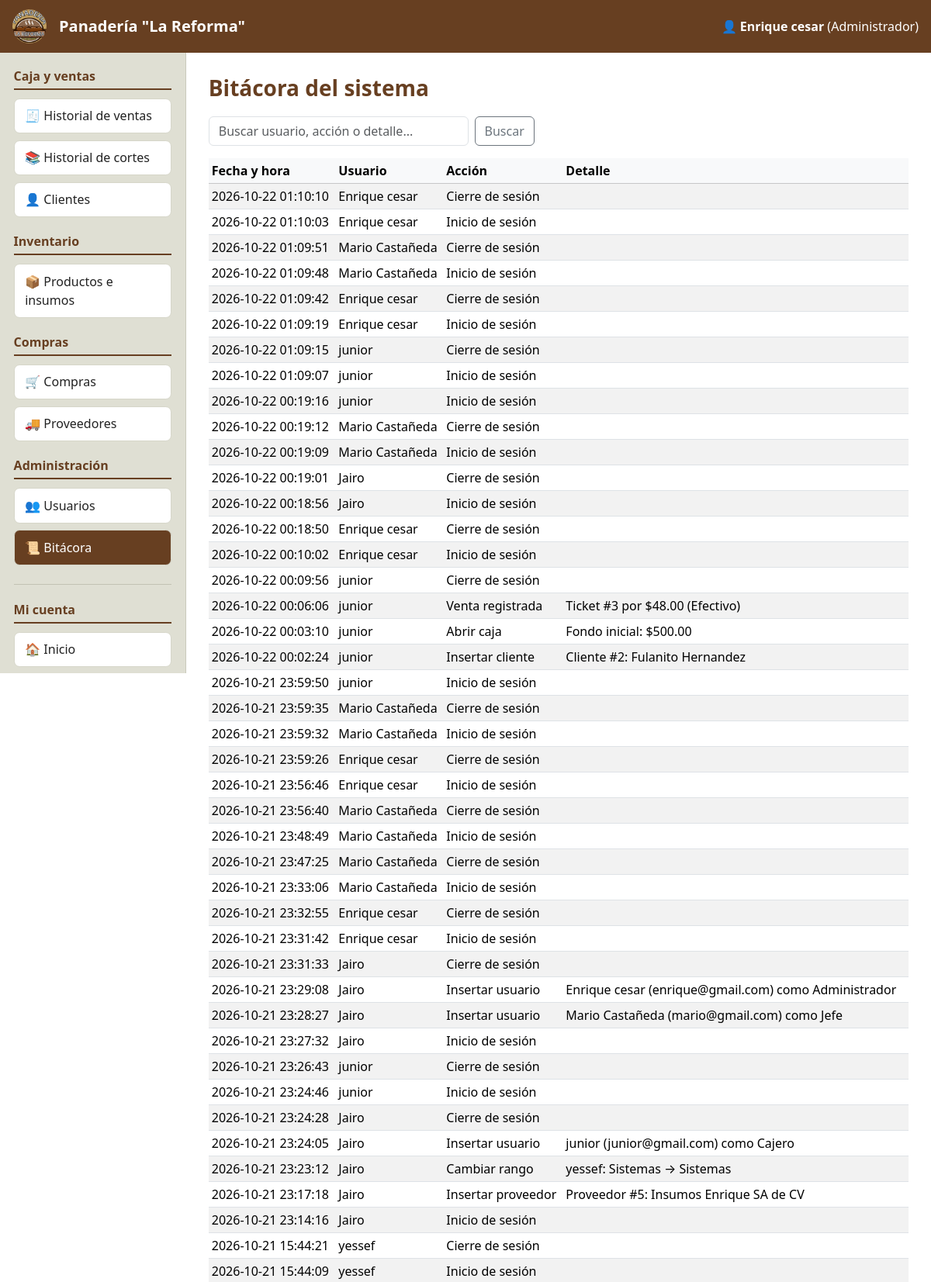
Screenshot of /data/modulos/bitacora/listar.php (signed in, upper part) with the database file from the repository.
### tables this page shows
CREATE TABLE `usuarios` (
  `id_usuario` int(11) NOT NULL,
  `nombre` varchar(100) NOT NULL,
  `correo` varchar(100) NOT NULL,
  `clave_hash` varchar(255) NOT NULL,
  `rol` varchar(20) NOT NULL DEFAULT 'cajero',
  `activo` tinyint(1) NOT NULL DEFAULT 1,
  `fecha_registro` timestamp NOT NULL DEFAULT current_timestamp()
);

CREATE TABLE `bitacora` (
  `id_bitacora` int(11) NOT NULL,
  `fecha_hora` timestamp NOT NULL DEFAULT current_timestamp(),
  `id_usuario` int(11) DEFAULT NULL,
  `usuario_nombre` varchar(100) NOT NULL,
  `accion` varchar(80) NOT NULL,
  `detalle` varchar(255) DEFAULT NULL
);

### data/config/permisos.php (called while the page is built, shortened)
<?php
function roles() {
    return [
        'sistemas'      => 'Sistemas',
        'jefe'          => 'Jefe',
        'administrador' => 'Administrador',
        'cajero'        => 'Vendedor',
    ];
}
function nombre_rol($rol) {
    $r = roles();
    return $r[$rol] ?? $rol;
}
?>

### data/config/sesion.php (called while the page is built, shortened)
<?php
function requiere_login() {
    global $conn;
    $uid = (int)$_SESSION['uid'];
    $st = $conn->prepare("SELECT nombre, rol, activo FROM usuarios WHERE id_usuario = ?");
    $st->bind_param("i", $uid);
    $st->execute();
    $u = $st->get_result()->fetch_assoc();
}
function requiere_permiso($permiso) {
    requiere_login();
}
            ?>

### data/modulos/bitacora/listar.php (the view, shortened to what this page needs)
<?php
require_once __DIR__ . '/../../config/inicio.php';
requiere_permiso('bitacora.ver');
$q = trim($_GET['q'] ?? '');
$like = '%' . $q . '%';
$st = $conn->prepare("SELECT * FROM bitacora
                      WHERE CONCAT_WS(' ', usuario_nombre, accion, detalle) LIKE ?
                      ORDER BY id_bitacora DESC LIMIT 300");
$st->bind_param("s", $like);
$st->execute();
$filas = $st->get_result();
$titulo = "Bitácora del sistema";
include RUTA_INCLUDES . '/encabezado.php';
?>
<form method="get" class="d-flex gap-2 mb-3" style="max-width:420px">
    <input type="text" class="form-control" name="q" value="<?= e($q) ?>" placeholder="Buscar usuario, acción o detalle...">
    <button class="btn btn-outline-secondary">Buscar</button>
</form>
<div class="table-responsive">
    <table class="table table-sm table-striped align-middle">
        <thead class="table-light"><tr><th>Fecha y hora</th><th>Usuario</th><th>Acción</th><th>Detalle</th></tr></thead>
        <tbody>
        <?php while ($f = $filas->fetch_assoc()): ?>
            <tr>
                <td class="text-nowrap"><?= e($f['fecha_hora']) ?></td>
                <td><?= e($f['usuario_nombre']) ?></td>
                <td><?= e($f['accion']) ?></td>
                <td><?= e($f['detalle']) ?></td>
            </tr>
        <?php endwhile; ?>
        </tbody>
    </table>
</div>
<?php include RUTA_INCLUDES . '/pie.php'; ?>

### data/includes/encabezado.php (shortened to what this page needs)
<!DOCTYPE html>
<html lang="es">
<head>
    <?= bootstrap_css() ?>
    <link rel="stylesheet" href="<?= url('assets/css/estilos.css') ?>?v=<?= filemtime(RUTA_RAIZ . '/assets/css/estilos.css') ?>">
</head>
<body>
    <header class="encabezado d-flex align-items-center px-3 py-2">
        <img src="<?= url(LOGO) ?>" alt="Logo" class="logo-encabezado">
        <span class="fs-5 fw-bold ms-3"><?= e(NOMBRE_SISTEMA) ?></span>
        <span class="ms-auto d-none d-md-inline">
            👤 <b><?= e($_SESSION['nombre']) ?></b> (<?= e(nombre_rol($_SESSION['rol'])) ?>)
        </span>
    </header>
    <div class="cuerpo">
        <?php include RUTA_INCLUDES . '/menu.php'; ?>
        <main class="contenido">
            <?php if (empty($sin_titulo)): ?>
                <h1 class="h3 titulo-pagina"><?= e($titulo) ?></h1>
            <?php endif; ?>

### data/assets/css/estilos.css (style rules this page uses)
:root { --cafe: #673f21; --cafe-oscuro: #4a2a12; --crema: #f1ebd8; --beige: #dfdfd3; }
body { min-height: 100vh; display: flex; flex-direction: column; background: #fff; }
.encabezado { background: var(--cafe); color: #fff; min-height: 68px; }
.logo-encabezado { width: 44px; height: 44px; border-radius: 50%; object-fit: cover; }
.cuerpo { flex: 1; display: flex; }
.contenido { flex: 1; padding: 1.8rem; min-width: 0; }
.titulo-pagina { color: var(--cafe); font-weight: 700; margin-bottom: 1.2rem; }

### rows the page displays
usuarios: rol "Administrador"
bitacora: fecha_hora "2026-10-22 01:10:10", usuario_nombre "Enrique cesar", accion "Cierre de sesión"
bitacora: fecha_hora "2026-10-22 01:10:03", usuario_nombre "Enrique cesar", accion "Inicio de sesión"
bitacora: fecha_hora "2026-10-22 01:09:51", usuario_nombre "Mario Castañeda", accion "Cierre de sesión"
bitacora: fecha_hora "2026-10-22 01:09:48", usuario_nombre "Mario Castañeda", accion "Inicio de sesión"
bitacora: fecha_hora "2026-10-22 01:09:42", usuario_nombre "Enrique cesar", accion "Cierre de sesión"
bitacora: fecha_hora "2026-10-22 01:09:19", usuario_nombre "Enrique cesar", accion "Inicio de sesión"
bitacora: fecha_hora "2026-10-22 01:09:15", usuario_nombre "junior", accion "Cierre de sesión"
bitacora: fecha_hora "2026-10-22 01:09:07", usuario_nombre "junior", accion "Inicio de sesión"
bitacora: fecha_hora "2026-10-22 00:19:16", usuario_nombre "junior", accion "Inicio de sesión"
bitacora: fecha_hora "2026-10-22 00:19:12", usuario_nombre "Mario Castañeda", accion "Cierre de sesión"
bitacora: fecha_hora "2026-10-22 00:19:09", usuario_nombre "Mario Castañeda", accion "Inicio de sesión"
bitacora: fecha_hora "2026-10-22 00:19:01", usuario_nombre "Jairo", accion "Cierre de sesión"
bitacora: fecha_hora "2026-10-22 00:18:56", usuario_nombre "Jairo", accion "Inicio de sesión"
bitacora: fecha_hora "2026-10-22 00:18:50", usuario_nombre "Enrique cesar", accion "Cierre de sesión"
bitacora: fecha_hora "2026-10-22 00:10:02", usuario_nombre "Enrique cesar", accion "Inicio de sesión"
bitacora: fecha_hora "2026-10-22 00:09:56", usuario_nombre "junior", accion "Cierre de sesión"
bitacora: fecha_hora "2026-10-22 00:06:06", usuario_nombre "junior", accion "Venta registrada", detalle "Ticket #3 por $48.00 (Efectivo)"
bitacora: fecha_hora "2026-10-22 00:03:10", usuario_nombre "junior", accion "Abrir caja", detalle "Fondo inicial: $500.00"
bitacora: fecha_hora "2026-10-22 00:02:24", usuario_nombre "junior", accion "Insertar cliente", detalle "Cliente #2: Fulanito Hernandez"
bitacora: fecha_hora "2026-10-21 23:59:50", usuario_nombre "junior", accion "Inicio de sesión"
bitacora: fecha_hora "2026-10-21 23:59:35", usuario_nombre "Mario Castañeda", accion "Cierre de sesión"
bitacora: fecha_hora "2026-10-21 23:59:32", usuario_nombre "Mario Castañeda", accion "Inicio de sesión"
bitacora: fecha_hora "2026-10-21 23:59:26", usuario_nombre "Enrique cesar", accion "Cierre de sesión"
bitacora: fecha_hora "2026-10-21 23:56:46", usuario_nombre "Enrique cesar", accion "Inicio de sesión"
bitacora: fecha_hora "2026-10-21 23:56:40", usuario_nombre "Mario Castañeda", accion "Cierre de sesión"
bitacora: fecha_hora "2026-10-21 23:48:49", usuario_nombre "Mario Castañeda", accion "Inicio de sesión"
bitacora: fecha_hora "2026-10-21 23:47:25", usuario_nombre "Mario Castañeda", accion "Cierre de sesión"
bitacora: fecha_hora "2026-10-21 23:33:06", usuario_nombre "Mario Castañeda", accion "Inicio de sesión"
bitacora: fecha_hora "2026-10-21 23:32:55", usuario_nombre "Enrique cesar", accion "Cierre de sesión"
bitacora: fecha_hora "2026-10-21 23:31:42", usuario_nombre "Enrique cesar", accion "Inicio de sesión"
bitacora: fecha_hora "2026-10-21 23:31:33", usuario_nombre "Jairo", accion "Cierre de sesión"
bitacora: fecha_hora "2026-10-21 23:29:08", usuario_nombre "Jairo", accion "Insertar usuario", detalle "Enrique cesar (enrique@gmail.com) como Administrador"
bitacora: fecha_hora "2026-10-21 23:28:27", usuario_nombre "Jairo", accion "Insertar usuario", detalle "Mario Castañeda (mario@gmail.com) como Jefe"
bitacora: fecha_hora "2026-10-21 23:27:32", usuario_nombre "Jairo", accion "Inicio de sesión"
bitacora: fecha_hora "2026-10-21 23:26:43", usuario_nombre "junior", accion "Cierre de sesión"
bitacora: fecha_hora "2026-10-21 23:24:46", usuario_nombre "junior", accion "Inicio de sesión"
bitacora: fecha_hora "2026-10-21 23:24:28", usuario_nombre "Jairo", accion "Cierre de sesión"
bitacora: fecha_hora "2026-10-21 23:24:05", usuario_nombre "Jairo", accion "Insertar usuario", detalle "junior (junior@gmail.com) como Cajero"
bitacora: fecha_hora "2026-10-21 23:23:12", usuario_nombre "Jairo", accion "Cambiar rango", detalle "yessef: Sistemas → Sistemas"
bitacora: fecha_hora "2026-10-21 23:17:18", usuario_nombre "Jairo", accion "Insertar proveedor", detalle "Proveedor #5: Insumos Enrique SA de CV"
bitacora: fecha_hora "2026-10-21 23:14:16", usuario_nombre "Jairo", accion "Inicio de sesión"
bitacora: fecha_hora "2026-10-21 15:44:21", usuario_nombre "yessef", accion "Cierre de sesión"
bitacora: fecha_hora "2026-10-21 15:44:09", usuario_nombre "yessef", accion "Inicio de sesión"

### other values shown
NOMBRE_SISTEMA "Panadería \"La Reforma\""
$_SESSION['nombre'] "Enrique cesar"
$nombreGrupo "Caja y ventas"
$i[1] "🧾"
$i[2] "Historial de ventas"
$i[1] "📚"
$i[2] "Historial de cortes"
$i[1] "👤"
$i[2] "Clientes"
$nombreGrupo "Inventario"
$i[1] "📦"
$i[2] "Productos e insumos"
$nombreGrupo "Compras"
$i[1] "🛒"
$i[2] "Compras"
